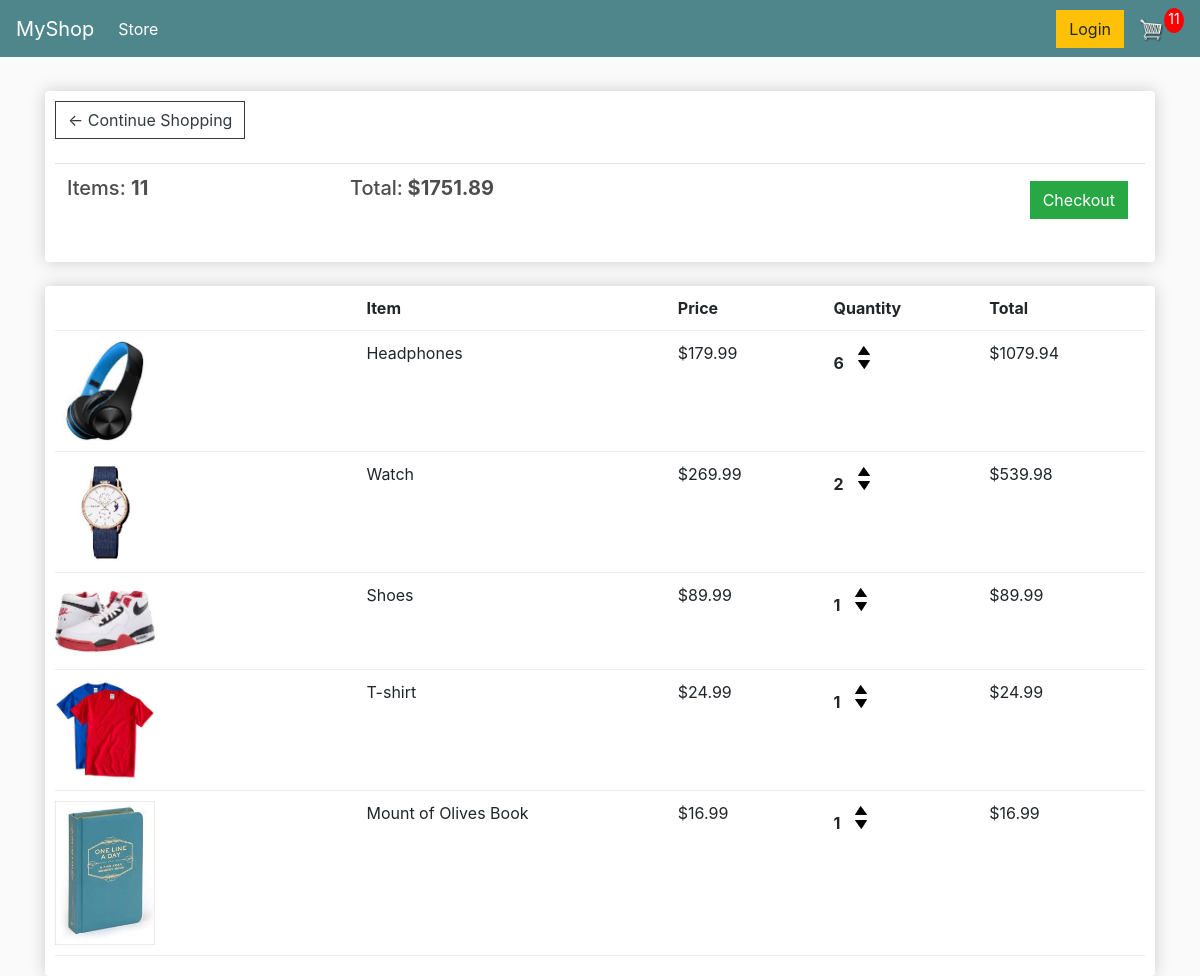
The app's page /cart/ (signed in), older data.
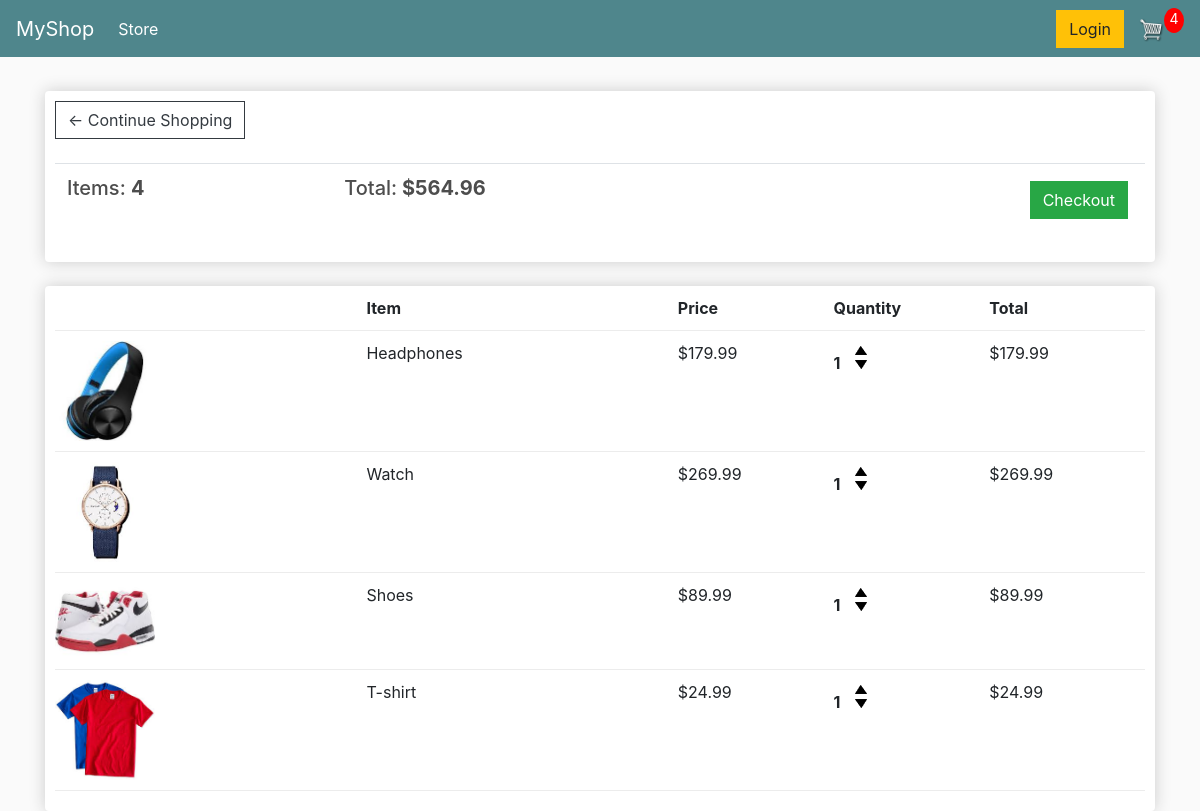
The same page, newer data.
### store/models.py (models this page shows, shortened)
class Order(models.Model):
    customer = models.ForeignKey(Customer, on_delete=models.SET_NULL, null=True, blank=True)
    date_ordered = models.DateTimeField(auto_now_add=True)
    complete = models.BooleanField(default=False)
    transaction_id = models.CharField(max_length=200, null=True)
    @property
    def get_cart_total(self):
        items = self.orderitem_set.all()
        total = sum([item.get_total for item in items])
        return total
    @property
    def get_cart_items(self):
        items = self.orderitem_set.all()
        total = sum([item.quantity for item in items])
        return total

class OrderItem(models.Model):
    product = models.ForeignKey(Product, on_delete=models.SET_NULL, null=True)
    order = models.ForeignKey(Order, on_delete=models.SET_NULL, null=True)
    quantity = models.IntegerField(default=0, null=True, blank=True)
    date_added = models.DateTimeField(auto_now_add=True)
    @property
    def get_total(self):
        return self.product.price * self.quantity

class Product(models.Model):
    name = models.CharField(max_length=200)
    price = models.FloatField()
    digital = models.BooleanField(default=False, null=True, blank=True)
    image = models.ImageField(null=True, blank=True)
    @property
    def imageURL(self):
        try:
            url = self.image.url
        except:
            url = ''
        return url

### store/views.py (the view)
# urls.py: path('cart/', views.cart, name='cart'),
def cart(request):
    if request.user.is_authenticated:
        customer = request.user.customer
        order, created = Order.objects.get_or_create(customer=customer, complete=False)
        items = order.orderitem_set.all()
        cartItems = order.get_cart_items
    else:
        items = []
        order = {'get_cart_total': 0, 'get_cart_items': 0, 'shipping':False}
        cartItems = order['get_cart_items']
    context = {'items':items, 'order': order, 'cartItems':cartItems}
    return render(request, 'store/cart.html', context)

### store/templates/store/cart.html (shortened to what this page needs)
{% extends 'store/base.html' %}
{% load static %}
{% block content %}
	<div class="row">
		<div class="col-lg-12">
			<div class="box-element">
				<a  class="btn btn-outline-dark" href="{% url 'index' %}">&#x2190; Continue Shopping</a>
				<br>
				<br>
				<table class="table">
					<tr>
						<th><h5>Items: <strong>{{order.get_cart_items}}</strong></h5></th>
						<th><h5>Total:<strong> ${{order.get_cart_total|floatformat:2}}</strong></h5></th>
						<th>
							<a  style="float:right; margin:5px;" class="btn btn-success" href="{% url 'checkout' %}">Checkout</a>
						</th>
					</tr>
				</table>
			</div>
			<br>
			<div class="box-element">
				<div class="cart-row">
					<div style="flex:2"></div>
					<div style="flex:2"><strong>Item</strong></div>
					<div style="flex:1"><strong>Price</strong></div>
					<div style="flex:1"><strong>Quantity</strong></div>
					<div style="flex:1"><strong>Total</strong></div>
				</div>
				{% for item in items %}
				<div class="cart-row">
					<div style="flex:2"><img class="row-image" src="{{item.product.imageURL}}"></div>
					<div style="flex:2"><p>{{item.product.name}}</p></div>
					<div style="flex:1"><p>${{item.product.price|floatformat:2}}</p></div>
					<div style="flex:1">
						<p class="quantity">{{item.quantity}}</p>
						<div class="quantity">
							<img data-product="{{item.product.id}}" data-action="add" class="chg-quantity update-cart" src="{% static 'images/arrow-up.png' %}">
							<img data-product="{{item.product.id}}" data-action="remove" class="chg-quantity update-cart" src="{% static 'images/arrow-down.png' %}">
						</div>
					</div>
					<div style="flex:1"><p>${{item.get_total}}</p></div>
				</div>
				{% endfor %}
			</div>
		</div>
	</div>
{% endblock content %}

### store/templates/store/base.html (shortened to what this page needs)
<!DOCTYPE html>
{% load static %}
<html>
    <head>
	    <link rel="stylesheet" href="https://stackpath.bootstrapcdn.com/bootstrap/4.4.1/css/bootstrap.min.css">
        <link rel="stylesheet" type="text/css" href="{% static 'css/main.css' %}">
    </head>
    <body>
        {% include "component/navbar.html" %}
        <div class="container">
            <br>
            {% block content %}
            {% endblock content %}
        </div>
    </body>
</html>

### store/templates/component/navbar.html (shortened to what this page needs)
{% load static %}
<nav class="navbar navbar-expand-lg navbar-dark bg-dark">
    <a class="navbar-brand" href="{% url 'index' %}">MyShop</a>
    <div class="collapse navbar-collapse" id="navbarSupportedContent">
      <ul class="navbar-nav mr-auto">
        <li class="nav-item active">
          <a class="nav-link" href="{% url 'index' %}">Store<span class="sr-only">(current)</span></a>
        </li>
      </ul>
      <div class="form-inline my-2 my-lg-0">
          <a href="#" class="btn btn-warning">Login</a>
          <a href="{% url 'cart' %}">
              <img id="cart-icon" src="{% static 'images/cart.png' %}">
          </a>
          <p id="cart-total">{{cartItems}}</p>
      </div>
    </div>
  </nav>

### static/css/main.css (style rules this page uses)
body { background-color: hsl(0, 0%, 98%); }
h1,h2,h3,h4,h5,h6 { color:hsl(0, 0%, 30%); }
.box-element { box-shadow:hsl(0, 0%, 80%) 0 0 16px; background-color: #fff; border-radius: 4px; padding: 10px; }
.bg-dark { background-color: #4f868c!important; }
#cart-icon { width:25px; display: inline-block; margin-left: 15px; }
#cart-total { display: block; text-align: center; color:#fff; background-color: red; width: 20px; height: 25px; border-radius: 50%; font-size: 14px; }
.col-lg-4, .col-lg-6, .col-lg-8, .col-lg-12 { margin-top: 10px; }
.btn { border-radius: 0; }
.row-image { width: 100px; }
.cart-row { display: flex; align-items: flex-stretch; padding-bottom: 10px; margin-bottom: 10px; border-bottom: 1px solid #ececec; }
.quantity { display: inline-block; font-weight: 700; padding-right:10px; }
.chg-quantity { width: 12px; cursor: pointer; display: block; margin-top: 5px; transition:.1s; }

Row changes from the older to the newer data that the page shows:
removed OrderItem: product.imageURL (picture), product.name "Mount of Olives Book", product.price "16.99", quantity "1", get_total "16.99"
changed through a linked row, Order: get_cart_items "11" → "4"; get_cart_total "1751.89" → "564.96"
changed OrderItem "Headphones": quantity "6" → "1"; get_total "1079.94" → "179.99"
changed OrderItem "Watch": quantity "2" → "1"; get_total "539.98" → "269.99"
Text that changed along with them:
{{ cartItems }}: "11" → "4"
